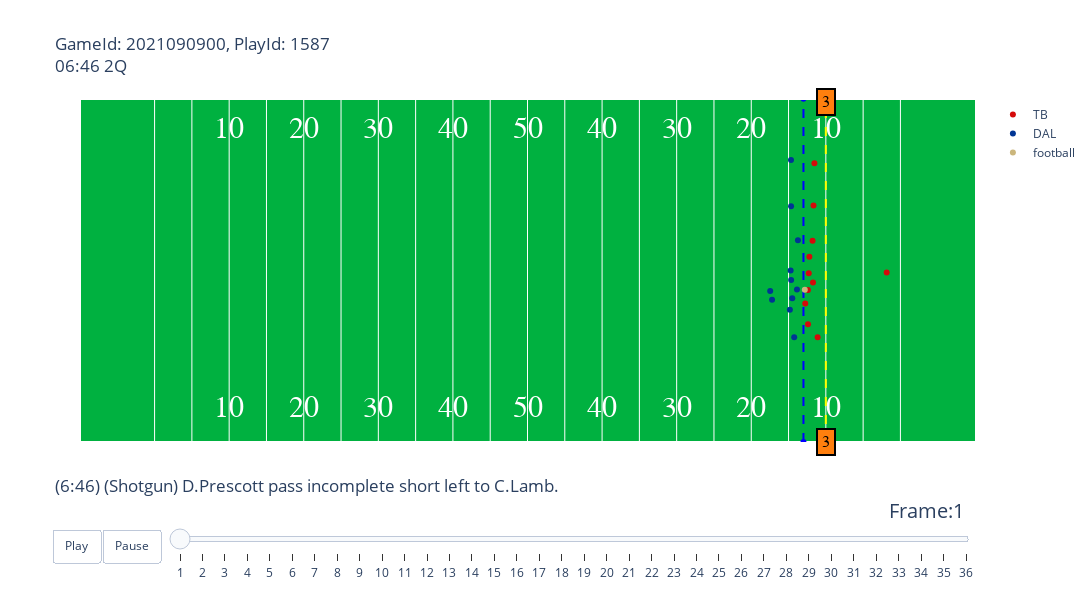

Notebook cell for this chart:
### Code cell
playId_num = 1587
gameId = 2021090900
animate_play(week1, plays, players, pffScoutingData, gameId, playId_num).show()

### Figure 1 — Plotly figure (JSON) as saved in the notebook; plotly's stock layout.template omitted (floating-point values rounded to 4 significant figures)
{"data": [{"hoverinfo": "none", "mode": "text", "showlegend": false, "text": ["10", "20", "30", "40", "50", "40", "30", "20", "10"], "textfont": {"color": "#ffffff", "family": "Courier New, monospace", "size": 30}, "type": "scatter", "x": [20, 30, 40, 50, 60, 70, 80, 90, 100], "y": [5, 5, 5, 5, 5, 5, 5, 5, 5]}, {"hoverinfo": "none", "mode": "text", "showlegend": false, "text": ["10", "20", "30", "40", "50", "40", "30", "20", "10"], "textfont": {"color": "#ffffff", "family": "Courier New, monospace", "size": 30}, "type": "scatter", "x": [20, 30, 40, 50, 60, 70, 80, 90, 100], "y": [48.5, 48.5, 48.5, 48.5, 48.5, 48.5, 48.5, 48.5, 48.5]}, {"hoverinfo": "none", "line": {"color": "blue", "dash": "dash"}, "showlegend": false, "type": "scatter", "x": [97, 97], "y": [0, 53.5]}, {"hoverinfo": "none", "line": {"color": "yellow", "dash": "dash"}, "showlegend": false, "type": "scatter", "x": [100, 100], "y": [0, 53.5]}, {"hoverinfo": "text", "hovertext": ["nflId:35441.0<br>displayName:Ndamukong Suh<br>Position:DLT<br>Role:Pass Rush", "nflId:35454.0<br>displayName:Jason Pierre-Paul<br>Position:RE<br>Role:Pass Rush", "nflId:38588.0<br>displayName:Lavonte David<br>Position:ROLB<br>Role:Pass Rush", "nflId:41338.0<br>displayName:Ross Cockrell<br>Position:SCBoR<br>Role:Coverage", "nflId:41915.0<br>displayName:Shaquil Barrett<br>Position:LOLB<br>Role:Pass Rush", "nflId:46081.0<br>displayName:Vita Vea<br>Position:NT<br>Role:Pass Rush", "nflId:46132.0<br>displayName:Carlton Davis<br>Position:SCBiR<br>Role:Coverage", "nflId:47788.0<br>displayName:Devin White<br>Position:RILB<br>Role:Pass Rush", "nflId:47877.0<br>displayName:Jamel Dean<br>Position:RCB<br>Role:Coverage", "nflId:47882.0<br>displayName:Mike Edwards<br>Position:LCB<br>Role:Coverage", "nflId:52453.0<br>displayName:Antoine Winfield<br>Position:FS<br>Role:Coverage"], "marker": {"color": "#D50A0A"}, "mode": "markers", "name": "TB", "type": "scatter", "x": [97.24, 97.71, 97.79, 98.35, 97.61, 97.6, 98.22, 98.28, 98.47, 98.9, 108.2], "y": [21.6, 26.31, 28.87, 36.86, 18.34, 23.67, 31.38, 24.84, 43.45, 16.34, 26.43]}, {"hoverinfo": "text", "hovertext": ["nflId:37082.0<br>displayName:Tyron Smith<br>Position:LT<br>Role:Pass Block", "nflId:42347.0<br>displayName:Amari Cooper<br>Position:SLoWR<br>Role:Pass Route", "nflId:42654.0<br>displayName:La'el Collins<br>Position:RT<br>Role:Pass Block", "nflId:43293.0<br>displayName:Ezekiel Elliott<br>Position:HB-R<br>Role:Pass Block", "nflId:43424.0<br>displayName:Dak Prescott<br>Position:QB<br>Role:Pass", "nflId:46119.0<br>displayName:Connor Williams<br>Position:LG<br>Role:Pass Block", "nflId:46150.0<br>displayName:Michael Gallup<br>Position:LWR<br>Role:Pass Route", "nflId:46206.0<br>displayName:Dalton Schultz<br>Position:RWR<br>Role:Pass Route", "nflId:47873.0<br>displayName:Connor McGovern<br>Position:RG<br>Role:Pass Block", "nflId:52425.0<br>displayName:CeeDee Lamb<br>Position:SLiWR<br>Role:Pass Route", "nflId:52554.0<br>displayName:Tyler Biadasz<br>Position:C<br>Role:Pass Block"], "marker": {"color": "#003594"}, "mode": "markers", "name": "DAL", "type": "scatter", "x": [95.28, 95.34, 95.18, 92.79, 92.54, 95.35, 95.33, 95.76, 95.5, 96.26, 96.13], "y": [26.73, 36.74, 20.63, 22.18, 23.55, 25.23, 43.94, 16.32, 22.39, 31.44, 23.78]}, {"hoverinfo": "none", "marker": {"color": "#CBB67C"}, "mode": "markers", "name": "football", "type": "scatter", "x": [97.18], "y": [23.72]}], "layout": {"annotations": [{"align": "center", "bgcolor": "#ff7f0e", "bordercolor": "black", "borderpad": 4, "borderwidth": 2, "font": {"color": "black", "family": "Courier New, monospace", "size": 16}, "opacity": 1, "showarrow": false, "text": "3", "x": 100, "y": 0}, {"align": "center", "bgcolor": "#ff7f0e", "bordercolor": "black", "borderpad": 4, "borderwidth": 2, "font": {"color": "black", "family": "Courier New, monospace", "size": 16}, "opacity": 1, "showarrow": false, "text": "3", "x": 100, "y": 53}], "autosize": false, "height": 600, "plot_bgcolor": "#00B140", "sliders": [{"active": 0, "currentvalue": {"font": {"size": 20}, "prefix": "Frame:", "visible": true, "xanchor": "right"}, "len": 0.9, "pad": {"b": 10, "t": 50}, "steps": [{"args": [[1], {"frame": {"duration": 100, "redraw": false}, "mode": "immediate", "transition": {"duration": 0}}], "label": "1", "method": "animate"}, {"args": [[2], {"frame": {"duration": 100, "redraw": false}, "mode": "immediate", "transition": {"duration": 0}}], "label": "2", "method": "animate"}, {"args": [[3], {"frame": {"duration": 100, "redraw": false}, "mode": "immediate", "transition": {"duration": 0}}], "label": "3", "method": "animate"}, {"args": [[4], {"frame": {"duration": 100, "redraw": false}, "mode": "immediate", "transition": {"duration": 0}}], "label": "4", "method": "animate"}, {"args": [[5], {"frame": {"duration": 100, "redraw": false}, "mode": "immediate", "transition": {"duration": 0}}], "label": "5", "method": "animate"}, {"args": [[6], {"frame": {"duration": 100, "redraw": false}, "mode": "immediate", "transition": {"duration": 0}}], "label": "6", "method": "animate"}, {"args": [[7], {"frame": {"duration": 100, "redraw": false}, "mode": "immediate", "transition": {"duration": 0}}], "label": "7", "method": "animate"}, {"args": [[8], {"frame": {"duration": 100, "redraw": false}, "mode": "immediate", "transition": {"duration": 0}}], "label": "8", "method": "animate"}, {"args": [[9], {"frame": {"duration": 100, "redraw": false}, "mode": "immediate", "transition": {"duration": 0}}], "label": "9", "method": "animate"}, {"args": [[10], {"frame": {"duration": 100, "redraw": false}, "mode": "immediate", "transition": {"duration": 0}}], "label": "10", "method": "animate"}, {"args": [[11], {"frame": {"duration": 100, "redraw": false}, "mode": "immediate", "transition": {"duration": 0}}], "label": "11", "method": "animate"}, {"args": [[12], {"frame": {"duration": 100, "redraw": false}, "mode": "immediate", "transition": {"duration": 0}}], "label": "12", "method": "animate"}, {"args": [[13], {"frame": {"duration": 100, "redraw": false}, "mode": "immediate", "transition": {"duration": 0}}], "label": "13", "method": "animate"}, {"args": [[14], {"frame": {"duration": 100, "redraw": false}, "mode": "immediate", "transition": {"duration": 0}}], "label": "14", "method": "animate"}, {"args": [[15], {"frame": {"duration": 100, "redraw": false}, "mode": "immediate", "transition": {"duration": 0}}], "label": "15", "method": "animate"}, {"args": [[16], {"frame": {"duration": 100, "redraw": false}, "mode": "immediate", "transition": {"duration": 0}}], "label": "16", "method": "animate"}, {"args": [[17], {"frame": {"duration": 100, "redraw": false}, "mode": "immediate", "transition": {"duration": 0}}], "label": "17", "method": "animate"}, {"args": [[18], {"frame": {"duration": 100, "redraw": false}, "mode": "immediate", "transition": {"duration": 0}}], "label": "18", "method": "animate"}, {"args": [[19], {"frame": {"duration": 100, "redraw": false}, "mode": "immediate", "transition": {"duration": 0}}], "label": "19", "method": "animate"}, {"args": [[20], {"frame": {"duration": 100, "redraw": false}, "mode": "immediate", "transition": {"duration": 0}}], "label": "20", "method": "animate"}, {"args": [[21], {"frame": {"duration": 100, "redraw": false}, "mode": "immediate", "transition": {"duration": 0}}], "label": "21", "method": "animate"}, {"args": [[22], {"frame": {"duration": 100, "redraw": false}, "mode": "immediate", "transition": {"duration": 0}}], "label": "22", "method": "animate"}, {"args": [[23], {"frame": {"duration": 100, "redraw": false}, "mode": "immediate", "transition": {"duration": 0}}], "label": "23", "method": "animate"}, {"args": [[24], {"frame": {"duration": 100, "redraw": false}, "mode": "immediate", "transition": {"duration": 0}}], "label": "24", "method": "animate"}, {"args": [[25], {"frame": {"duration": 100, "redraw": false}, "mode": "immediate", "transition": {"duration": 0}}], "label": "25", "method": "animate"}, {"args": [[26], {"frame": {"duration": 100, "redraw": false}, "mode": "immediate", "transition": {"duration": 0}}], "label": "26", "method": "animate"}, {"args": [[27], {"frame": {"duration": 100, "redraw": false}, "mode": "immediate", "transition": {"duration": 0}}], "label": "27", "method": "animate"}, {"args": [[28], {"frame": {"duration": 100, "redraw": false}, "mode": "immediate", "transition": {"duration": 0}}], "label": "28", "method": "animate"}, {"args": [[29], {"frame": {"duration": 100, "redraw": false}, "mode": "immediate", "transition": {"duration": 0}}], "label": "29", "method": "animate"}, {"args": [[30], {"frame": {"duration": 100, "redraw": false}, "mode": "immediate", "transition": {"duration": 0}}], "label": "30", "method": "animate"}, {"args": [[31], {"frame": {"duration": 100, "redraw": false}, "mode": "immediate", "transition": {"duration": 0}}], "label": "31", "method": "animate"}, {"args": [[32], {"frame": {"duration": 100, "redraw": false}, "mode": "immediate", "transition": {"duration": 0}}], "label": "32", "method": "animate"}, {"args": [[33], {"frame": {"duration": 100, "redraw": false}, "mode": "immediate", "transition": {"duration": 0}}], "label": "33", "method": "animate"}, {"args": [[34], {"frame": {"duration": 100, "redraw": false}, "mode": "immediate", "transition": {"duration": 0}}], "label": "34", "method": "animate"}, {"args": [[35], {"frame": {"duration": 100, "redraw": false}, "mode": "immediate", "transition": {"duration": 0}}], "label": "35", "method": "animate"}, {"args": [[36], {"frame": {"duration": 100, "redraw": false}, "mode": "immediate", "transition": {"duration": 0}}], "label": "36", "method": "animate"}], "transition": {"duration": 300, "easing": "cubic-in-out"}, "x": 0.1, "xanchor": "left", "y": 0, "yanchor": "top"}], "title": {"text": "GameId: 2021090900, PlayId: 1587<br>06:46 2Q<br><br><br><br><br><br><br><br><br><br><br><br><br><br><br><br><br><br><br>(6:46) (Shotgun) D.Prescott pass incomplete short left to C.Lamb."}, "updatemenus": [{"buttons": [{"args": [null, {"frame": {"duration": 100, "redraw": false}, "fromcurrent": true, "transition": {"duration": 0}}], "label": "Play", "method": "animate"}, {"args": [[null], {"frame": {"duration": 0, "redraw": false}, "mode": "immediate", "transition": {"duration": 0}}], "label": "Pause", "method": "animate"}], "direction": "left", "pad": {"r": 10, "t": 87}, "showactive": false, "type": "buttons", "x": 0.1, "xanchor": "right", "y": 0, "yanchor": "top"}], "width": 1200, "xaxis": {"autorange": false, "range": [0, 120], "showticklabels": false, "tickmode": "array", "tickvals": [10, 15, 20, 25, 30, 35, 40, 45, 50, 55, 60, 65, 70, 75, 80, 85, 90, 95, 100, 105, 110]}, "yaxis": {"autorange": false, "range": [0, 53.3], "showgrid": false, "showticklabels": false}}}
